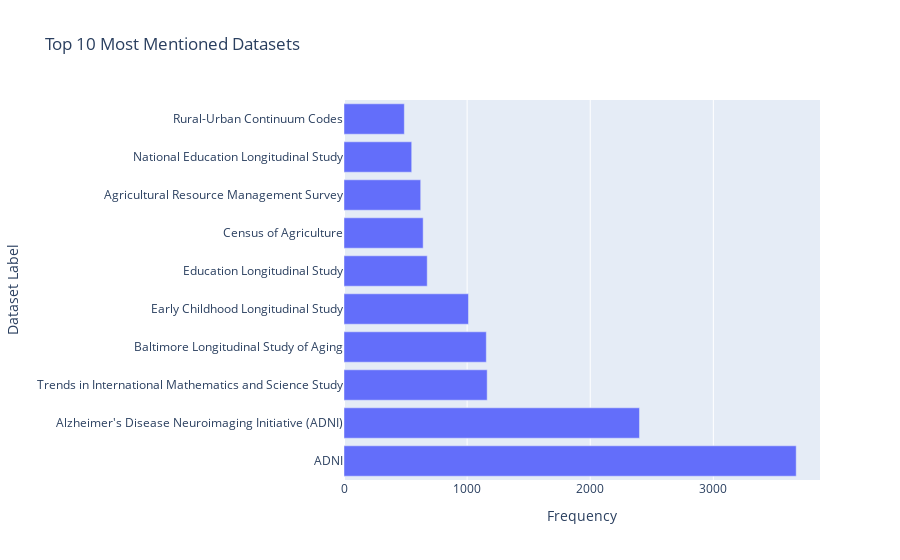

The code cell stored with this chart in its notebook:
### Code cell
import plotly.express as px
import pandas as pd

# Load the cleaned dataset
cleaned_dataset = pd.read_csv("datasets/cleaned_train.csv")

# Get the top 10 most mentioned dataset labels
top_datasets = cleaned_dataset["dataset_label"].value_counts().head(10).reset_index()
top_datasets.columns = ["dataset_label", "frequency"]

# Create a bar plot using Plotly
fig = px.bar(top_datasets, 
             x="frequency", 
             y="dataset_label", 
             title="Top 10 Most Mentioned Datasets", 
             labels={"frequency": "Frequency", "dataset_label": "Dataset Label"},
             orientation="h")

# Show the plot
fig.show()

### Figure 1 — Plotly figure (JSON) as saved in the notebook; plotly's stock layout.template omitted (floating-point values rounded to 4 significant figures)
{"data": [{"alignmentgroup": "True", "hovertemplate": "Frequency=%{x}<br>Dataset Label=%{y}<extra></extra>", "legendgroup": "", "marker": {"color": "#636efa", "pattern": {"shape": ""}}, "name": "", "offsetgroup": "", "orientation": "h", "showlegend": false, "textposition": "auto", "type": "bar", "x": [3673, 2400, 1163, 1156, 1011, 676, 643, 623, 550, 490], "xaxis": "x", "y": ["ADNI", "Alzheimer's Disease Neuroimaging Initiative (ADNI)", "Trends in International Mathematics and Science Study", "Baltimore Longitudinal Study of Aging", "Early Childhood Longitudinal Study", "Education Longitudinal Study", "Census of Agriculture", "Agricultural Resource Management Survey", "National Education Longitudinal Study", "Rural-Urban Continuum Codes"], "yaxis": "y"}], "layout": {"barmode": "relative", "legend": {"tracegroupgap": 0}, "title": {"text": "Top 10 Most Mentioned Datasets"}, "xaxis": {"anchor": "y", "domain": [0, 1], "title": {"text": "Frequency"}}, "yaxis": {"anchor": "x", "domain": [0, 1], "title": {"text": "Dataset Label"}}}}
